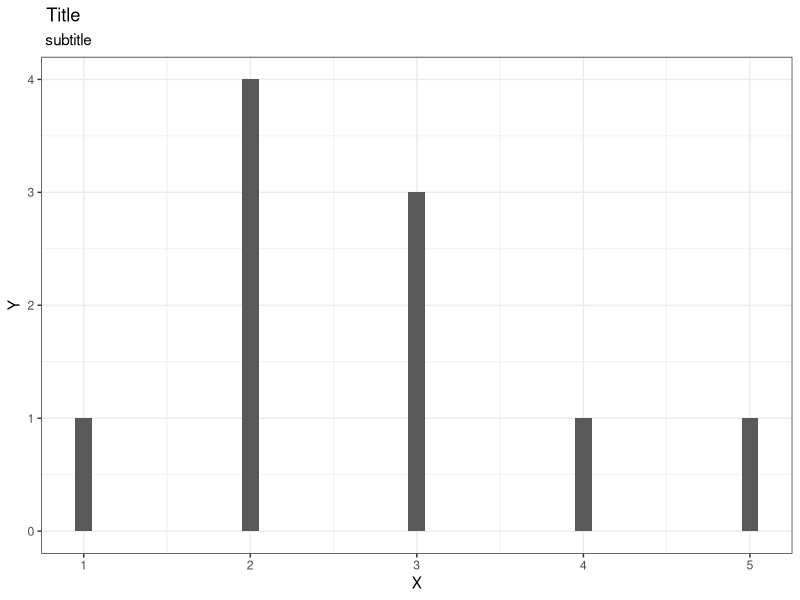

Reproduce this figure in R.
library(ggplot2)
set.seed(10)
# generate random data
c1<-rnorm(10,mean = 5, sd = 2)
c2<-rnorm(10,mean = 5, sd = 2)
c3<-rnorm(10,mean = 5, sd = 2)
c4<-rnorm(10,mean = 5, sd = 2)

# transform into factors
categorie = as.factor(c(1,2,3,4,5))

 # take 10 random elements
C<-sample(categorie,size = 10, replace = T)

# create dataframe 
DF = as.data.frame(cbind(c1,c2,c3,c4,C))       

# create color vector
colors=c('red','blue','green','orange','purple')

# plot  histogram
p<-ggplot(data=DF, aes(DF$C))
p1<-p+geom_histogram(bins =length(C),binwidth = 0.1)
p2<-p1+labs(title=' Title', subtitle = ' subtitle')+theme_bw()
p3<-p2+labs(x='X',y='Y')
p3
